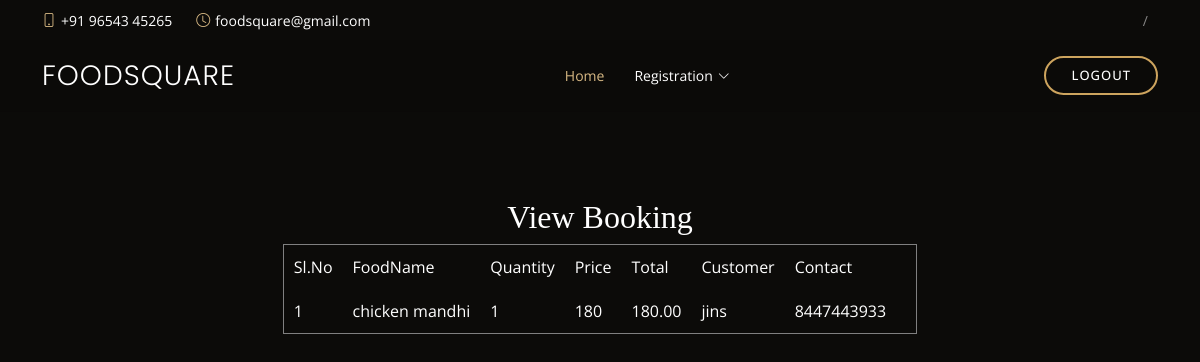
Screenshot of /Restaurant/viewproduct/1 with the database file from the repository.
### User/models.py (models this page shows)
class tbl_cart(models.Model):
    cart_qty=models.CharField(max_length=50,default=1)
    cart_status = models.IntegerField(default="0")
    food = models.ForeignKey(tbl_food, on_delete=models.CASCADE)
    booking = models.ForeignKey(tbl_booking, on_delete=models.CASCADE)

class tbl_booking(models.Model):
    booking_amount=models.CharField(max_length=50)
    booking_datetime=models.DateTimeField(auto_now_add=True)
    booking_status = models.IntegerField(default="0")
    user = models.ForeignKey(tbl_user, on_delete=models.CASCADE)
    delivery = models.ForeignKey(tbl_deliveryboy, on_delete=models.CASCADE, null=True)

### Restaurant/models.py (models this page shows)
class tbl_food(models.Model):
    food_name=models.CharField(max_length=50)
    foodtype=models.ForeignKey(tbl_foodtype,on_delete=models.CASCADE,null=True)
    category=models.ForeignKey(tbl_category,on_delete=models.CASCADE,null=True)
    rest=models.ForeignKey(tbl_restaurant,on_delete=models.CASCADE,null=True)
    food_photo=models.FileField(upload_to='Assets/FoodImage/')
    food_price=models.CharField(max_length=50)

### Guest/models.py (models this page shows)
class tbl_user(models.Model):
    user_name=models.CharField(max_length=50)
    user_gender=models.CharField(max_length=50)
    user_contact=models.CharField(max_length=50)
    user_contact1=models.CharField(max_length=50)
    user_email=models.CharField(max_length=50)
    user_password=models.CharField(max_length=50)
    place = models.ForeignKey(tbl_place, on_delete=models.CASCADE)

### Restaurant/views.py (the view)
# urls.py: path('viewproduct/<int:id>',views.viewproduct,name="viewproduct"),
def viewproduct(request,id):
     cart = tbl_cart.objects.filter(booking=id)
     return render(request,"Restaurant/View_product.html",{"data":cart})

### Restaurant/Templates/Restaurant/View_product.html (shortened to what this page needs)
{% extends 'Restaurant/Head.html' %}
{% block content %}
{% load static %}
<!DOCTYPE html>
<html lang="en">
<head>
</head>
<body>
<form action="" method="post">
    <br><br>
    <h2 align="center">View Booking</h2>
<table border="1" align="center">
    <tr>
        <td>Sl.No</td>
        <td>FoodName</td>
        <td>Quantity</td>
        <td>Price</td>
        <td>Total</td>
        <td>Customer</td>
        <td>Contact</td>
    </tr>
    {% for i in data %}
    <tr>
        <td>{{forloop.counter}}</td>
        <td>{{i.food.food_name}}</td>
        <td>{{i.cart_qty}}</td>
        <td>{{i.food.food_price }}</td>
        <td>{{i.booking.booking_amount}}</td>
        <td>{{i.booking.user.user_name}}</td>
        <td>{{i.booking.user.user_contact}}</td>
        <td>
        </td>
    </tr>
    {% endfor %}
</form>
</body>
</html>
{% endblock content %}

### Guest/static/Main/assets/css/style.css (style rules this page uses)
body { font-family: "Open Sans", sans-serif; background: #0c0b09; color: #fff; }
h1, h2, h3, h4, h5, h6 { font-family: "Playfair Display", serif; }

### Restaurant/Templates/Restaurant/View_product.html (style rules this page uses)
tr, td { padding: 10px; }

### rows the page displays
tbl_cart: food.food_name "chicken mandhi", cart_qty "1", food.food_price "180", booking.booking_amount "180.00", booking.user.user_name "jins", booking.user.user_contact "8447443933"
